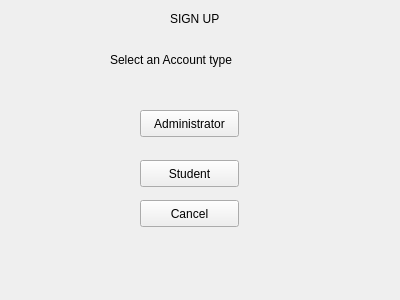
<?xml version="1.0" encoding="UTF-8"?>
<ui version="4.0">
 <class>signupoptionview</class>
 <widget class="QWidget" name="signupoptionview">
  <property name="geometry">
   <rect>
    <x>0</x>
    <y>0</y>
    <width>400</width>
    <height>300</height>
   </rect>
  </property>
  <property name="windowTitle">
   <string>Form</string>
  </property>
  <widget class="QLabel" name="label">
   <property name="geometry">
    <rect>
     <x>170</x>
     <y>10</y>
     <width>67</width>
     <height>17</height>
    </rect>
   </property>
   <property name="text">
    <string>SIGN UP</string>
   </property>
  </widget>
  <widget class="QLabel" name="label_2">
   <property name="geometry">
    <rect>
     <x>110</x>
     <y>50</y>
     <width>171</width>
     <height>20</height>
    </rect>
   </property>
   <property name="text">
    <string>Select an Account type</string>
   </property>
  </widget>
  <widget class="QPushButton" name="adminOptionBtn">
   <property name="geometry">
    <rect>
     <x>140</x>
     <y>110</y>
     <width>99</width>
     <height>27</height>
    </rect>
   </property>
   <property name="text">
    <string>Administrator</string>
   </property>
  </widget>
  <widget class="QPushButton" name="studentOptionBtn">
   <property name="geometry">
    <rect>
     <x>140</x>
     <y>160</y>
     <width>99</width>
     <height>27</height>
    </rect>
   </property>
   <property name="text">
    <string>Student</string>
   </property>
  </widget>
  <widget class="QPushButton" name="cancelBtn">
   <property name="geometry">
    <rect>
     <x>140</x>
     <y>200</y>
     <width>99</width>
     <height>27</height>
    </rect>
   </property>
   <property name="text">
    <string>Cancel</string>
   </property>
  </widget>
 </widget>
 <resources/>
 <connections/>
</ui>
